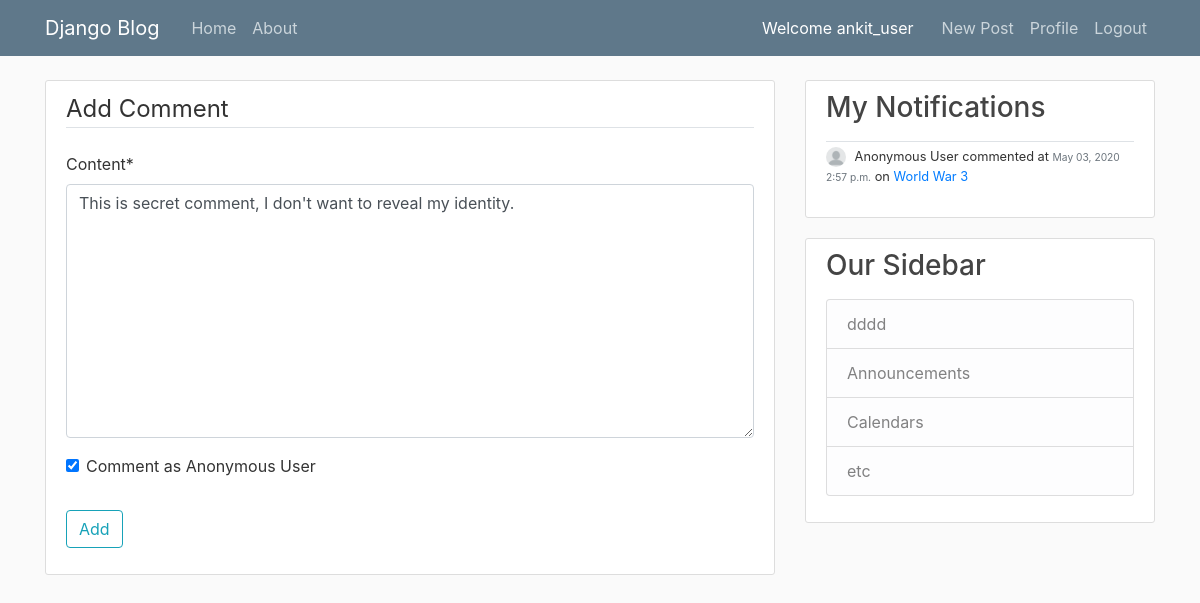
Screenshot of /comment/2/update/ (signed in) with the database file from the repository.
### blog/models.py (models this page shows, shortened)
class Comment(models.Model):
    content = models.TextField()
    anonymous = models.BooleanField("Comment as Anonymous User", editable=True, default=True)
    date_posted = models.DateTimeField(default=timezone.now)
    author = models.ForeignKey(User, on_delete=models.CASCADE)
    post = models.ForeignKey(Post, on_delete=models.CASCADE, related_name='comments')

class Notification(models.Model):
    comment = models.ForeignKey(Comment, on_delete=models.CASCADE, related_name='notifications')
    subscription = models.ForeignKey(Subscription, on_delete=models.CASCADE, related_name='notifications')

class Post(models.Model):
    title = models.CharField(max_length=100)
    content = models.TextField()
    anonymous = models.BooleanField("Post as Anonymous User", editable=True, default=True)
    date_posted = models.DateTimeField(default=timezone.now)
    author = models.ForeignKey(User, on_delete=models.CASCADE)
    is_user_subscribed = False
    is_user_subscribed_not = not is_user_subscribed

### blog/views.py (the view, shortened to what this page needs)
# urls.py: path('comment/<int:pk>/update/', CommentUpdateView.as_view(), name='comment-update'),
class CommentUpdateView(LoginRequiredMixin, UserPassesTestMixin, UpdateView):
    model = Comment
    fields = ['content', 'anonymous']
    def test_func(self):
        post = self.get_object()
        if self.request.user == post.author:
            return True
        return False

### users/models.py (called while the page is built)
    @property
    def notifications(self):
        return Notification.objects.filter(subscription__user=self.user)

### blog/templates/blog/comment_form.html (shortened to what this page needs)
{% extends "blog/base.html" %}
{% load crispy_forms_tags %}
{% block content %}
    <div class="content-section">
        <form method="POST">
            <fieldset class="form-group">
                <legend class="border-bottom mb-4">Add Comment</legend>
                {{ form|crispy }}
            </fieldset>
            <div class="form-group">
                <button class="btn btn-outline-info" type="submit">Add</button>
            </div>
        </form>
    </div>
{% endblock content %}

### blog/templates/blog/base.html (shortened to what this page needs)
{% load static %}
<!DOCTYPE html>
<html>
<head>
    <link rel="stylesheet" href="https://maxcdn.bootstrapcdn.com/bootstrap/4.0.0/css/bootstrap.min.css">
    <link rel="stylesheet" type="text/css" href="{% static 'blog/main.css' %}">
</head>
<body>
    <header class="site-header">
      <nav class="navbar navbar-expand-md navbar-dark bg-steel fixed-top">
        <div class="container">
          <a class="navbar-brand mr-4" href="{% url 'blog-home' %}">Django Blog</a>
          <div class="collapse navbar-collapse" id="navbarToggle">
            <div class="navbar-nav mr-auto">
              <a class="nav-item nav-link" href="{% url 'blog-home' %}">Home</a>
              <a class="nav-item nav-link" href="{% url 'blog-about' %}">About</a>
            </div>
            <span style="color:white;margin-right:20px;">Welcome {{ user.username }}</span>
            <div class="navbar-nav">
              {% if user.is_authenticated %}
                <a class="nav-item nav-link" href="{% url 'post-create' %}">New Post</a>
                <a class="nav-item nav-link" href="{% url 'profile' %}">Profile</a>
                <a class="nav-item nav-link" href="{% url 'logout' %}">Logout</a>
              {% else %}
                <a class="nav-item nav-link" href="{% url 'login' %}">Login</a>
                <a class="nav-item nav-link" href="{% url 'register' %}">Register</a>
              {% endif %}
            </div>
          </div>
        </div>
      </nav>
    </header>
    <main role="main" class="container">
      <div class="row">
        <div class="col-md-8">
          {% block content %}{% endblock %}
        </div>
        <div class="col-md-4">
          <div class="content-section">
            <h3>My Notifications</h3>
            <p class='text-muted'>
              {% for n in user.profile.notifications  %}
                {% include 'blog/notification.html' with notification=n %}
              {% endfor %}
            </p>
          </div>
          <div class="content-section">
            <h3>Our Sidebar</h3>
            <p class='text-muted'>
              <ul class="list-group">
                <li class="list-group-item list-group-item-light">
                    {% for n in user.profile.notifications  %}
                        {{ n.comment.content }}
                        <br>
                    {% endfor %}
                </li>
                <li class="list-group-item list-group-item-light">Announcements</li>
                <li class="list-group-item list-group-item-light">Calendars</li>
                <li class="list-group-item list-group-item-light">etc</li>
              </ul>
            </p>
          </div>
        </div>
      </div>
    </main>
</body>
</html>

### blog/templates/blog/notification.html
<div class="full-block border-top" style="padding:5px 0 5px 0">
    <div class="small full-block">
        {% if notification.comment.anonymous %}
            <img class="rounded-circle notification-img" src="/media/profile_pics/anonymous.png">
            Anonymous User
        {% else %}
            <img class="rounded-circle notification-img" src="{{ notification.comment.author.profile.image.url }}">
            <a class="mr-2" style="margin-right:1px !important;" href="{% url 'user-posts' notification.comment.author.username %}">{{ notification.comment.author }}</a>
        {% endif %}
            commented at <small class="text-muted">{{ notification.comment.date_posted|date:"F d, Y P" }}</small>
            on <a class="mr-2" style="margin-right:1px !important;" href="{% url 'post-detail' notification.comment.post.id %}">{{ notification.comment.post.title }}</a>
    </div>
</div>

### blog/static/blog/main.css (style rules this page uses)
body { background: #fafafa; color: #333333; margin-top: 5rem; }
h1, h2, h3, h4, h5, h6 { color: #444444; }
ul { margin: 0; }
.bg-steel { background-color: #5f788a; }
.site-header .navbar-nav .nav-link { color: #cbd5db; }
.content-section { background: #ffffff; padding: 10px 20px; border: 1px solid #dddddd; border-radius: 3px; margin-bottom: 20px; }
.notification-img { height: 20px; width: 20px; margin-right: 5px; }
.full-block { width:100%; display: block; }

### rows the page displays
Comment: content "This is secret comment, I don't want to reveal my identity.", anonymous "☑"
Notification: comment.date_posted "May 03, 2020 2:57 p.m.", comment.post "World War 3", comment.content "dddd"

### other values shown
{{ user.username }} "ankit_user"
